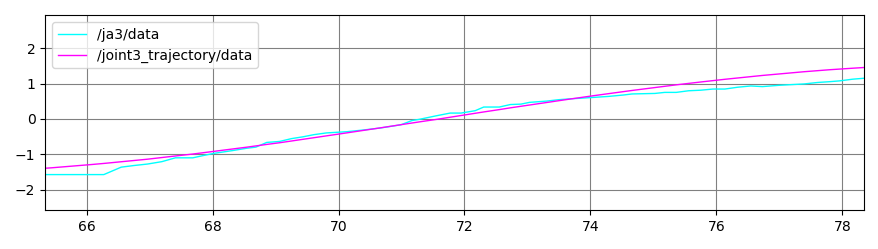
#> input picture src/joint3.png, 878 x 249 px
$ python -i vision.py   (imports and definitions only)
#> lines starting #> are read from the running program, lines starting #| are printed output that depends on the picture; after the words box and inside, x2 and y2 are one past the last pixel; in counts of white or black regions, pixels touching at a corner belong together
#> further down, picture is the input picture: shape (249, 878, 3); mean B, G, R 247.5, 246.1, 246.2
import cv2
import numpy as np

# detect the yellow blob
# [18 lines left out: function detect_yellow, not called in this run]


def detect_blue(image):
	image = cv2.cvtColor(image, cv2.COLOR_BGR2HSV)
#> image: shape (249, 878, 3); mean H, S, V 2.2, 2.6, 247.5
	lower=(100, 150, 0)
	upper=(140,255,255)
	mask_blue = cv2.inRange(image,lower,upper)
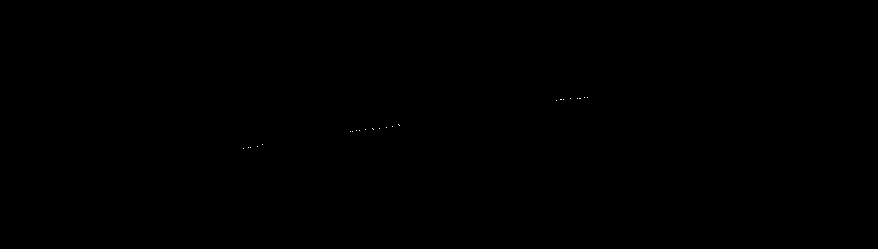
#> mask_blue: shape (249, 878); 0.01% white in thin lines or dots, all inside (x1, y1, x2, y2) = (243, 97, 588, 149)
	contours, _ = cv2.findContours(mask_blue, cv2.RETR_EXTERNAL, cv2.CHAIN_APPROX_NONE)
#> contours = 23 contours, all with area under 20
	# print(largest_contour)
	if len(contours)>0: #If the joint is visible
			largest_contour = max(contours, key=lambda cont: cv2.contourArea(cont))
#> largest_contour = [[243, 148]]
			M = cv2.moments(largest_contour)
#> M = moments, m00 0
			# print(M)
			if int(M['m00'])!= 0 :
				cx = int(M['m10']/M['m00'])
				cy = int(M['m01']/M['m00'])
				return np.array([cx,cy], dtype = np.float64),mask_blue
			else: #just for some weird cases where M0 = 0to avoid division error
				return np.array([1,1], dtype=np.float64),mask_blue
	else:
		return np.array([0,0], dtype=np.float64),mask_blue # if it's not visible at all  # if it's not visible at all


# [82 lines left out: functions detect_red, detect_green, detect_orange, detect_baseframe, not called in this run]


>>> import cv2
>>> picture = cv2.imread('joint3.png')
>>> result = detect_blue(picture)

$ run again, on src/jointangles_muchbetter.png
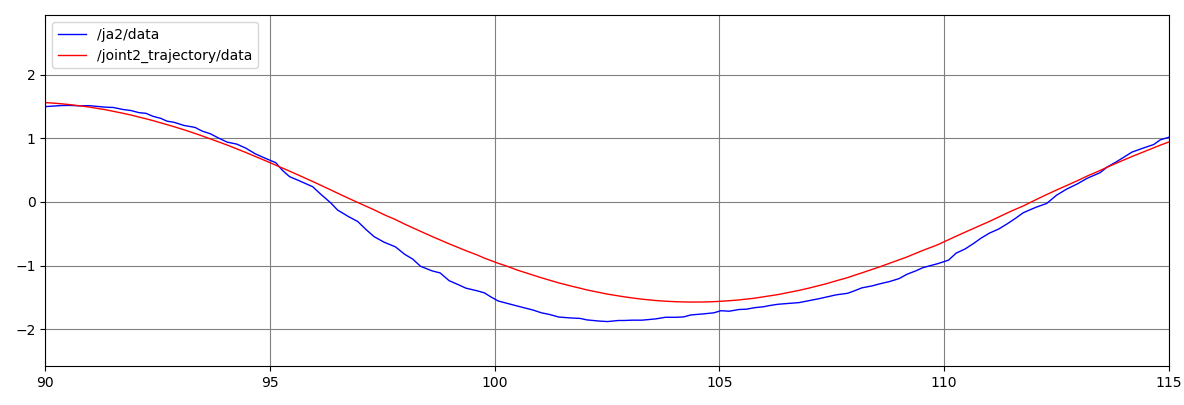
#> input picture src/jointangles_muchbetter.png, 1184 x 405 px
#> picture is the input picture: shape (405, 1184, 3); mean B, G, R 249.6, 248.7, 249.6
#> image: shape (405, 1184, 3); mean H, S, V 0.8, 1.8, 250.5
#> in detect_blue, `mask_blue = cv2.inRange(image,lower,upper)`:
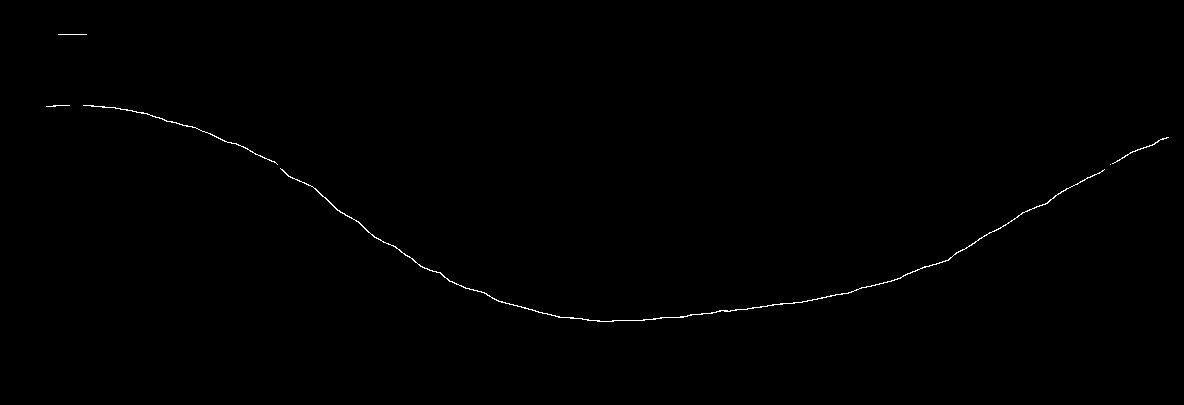
#> mask_blue: shape (405, 1184); 0.31% white in thin lines or dots, all inside (x1, y1, x2, y2) = (46, 34, 1169, 322)
#> contours = 6 contours, 3 with area under 20; largest, box (x1, y1, x2, y2) and area: (280, 168, 1105, 322) 288, (83, 105, 278, 165) 53, (1112, 137, 1169, 164) 22
#> largest_contour = contour of 1648 points, box (x1, y1, x2, y2) (280, 168, 1105, 322), area 288
#> M = moments, m00 288, centre m10/m00, m01/m00 = (660.1, 256.9)
#> cx = 660
#> cy = 256

$ run again, on src/o2bf.png
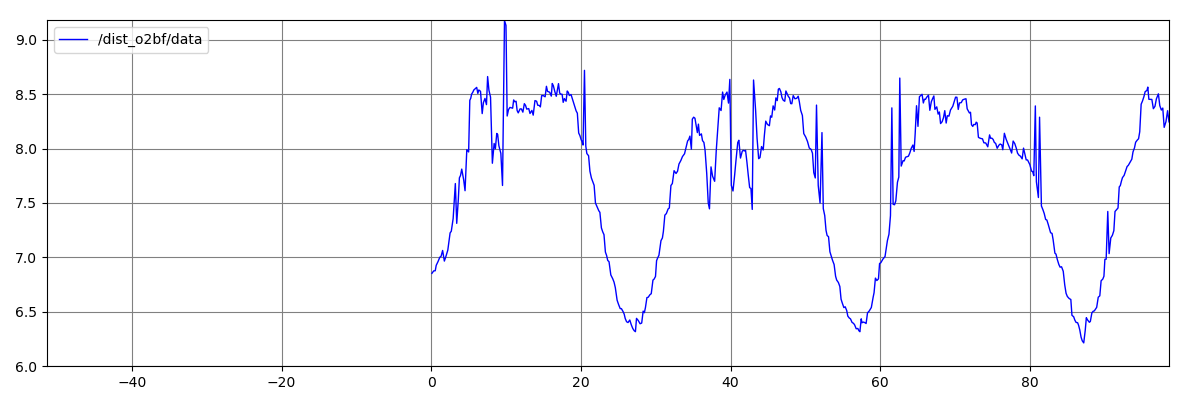
#> input picture src/o2bf.png, 1184 x 405 px
#> picture is the input picture: shape (405, 1184, 3); mean B, G, R 250, 246.3, 246.3
#> image: shape (405, 1184, 3); mean H, S, V 2.9, 3.7, 250
#> in detect_blue, `mask_blue = cv2.inRange(image,lower,upper)`:
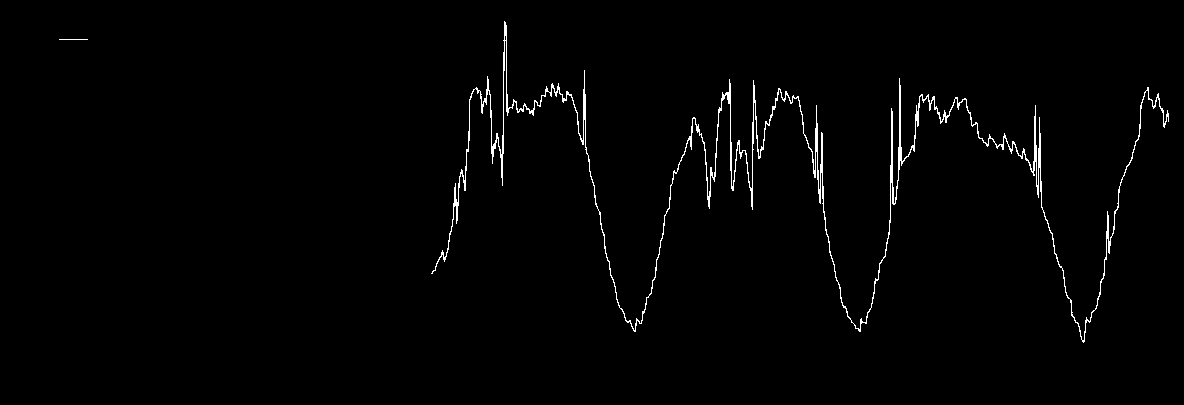
#> mask_blue: shape (405, 1184); 1.3% white in thin lines or dots, all inside (x1, y1, x2, y2) = (59, 21, 1169, 343)
#> contours = 2 contours, 1 with area under 20; largest, box (x1, y1, x2, y2) and area: (431, 21, 1169, 343) 2184
#> largest_contour = contour of 8093 points, box (x1, y1, x2, y2) (431, 21, 1169, 343), area 2184
#> M = moments, m00 2183.5, centre m10/m00, m01/m00 = (784.9, 157.2)
#> cx = 784
#> cy = 157
